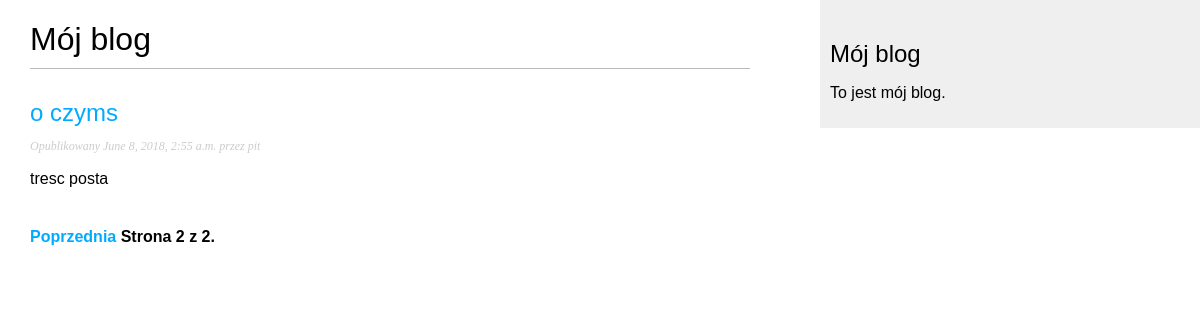
Screenshot of /blog/?page=2 with the database file from the repository.
### blog/models.py (models this page shows, shortened)
class Post(models.Model):
    STATUS_CHOICES = (
        ('draft', 'Roboczny'),
        ('published', 'Opublikowany'),
    )
    title = models.CharField(max_length=250)
    slug = models.SlugField(max_length=250,
                            unique_for_date='publish')
    author = models.ForeignKey(User, related_name='blog_posts')
    body = models.TextField()
    publish = models.DateTimeField(default=timezone.now)
    created = models.DateTimeField(auto_now_add=True)
    updated = models.DateTimeField(auto_now=True)
    status = models.CharField(max_length=10,
                              choices=STATUS_CHOICES,
                              default='draft')
    objects = models.Manager()
    published = PublishedManager()
    class Meta:
        ordering = ('-publish',)
    def get_absolute_url(self):
        return reverse('blog:post_detail',
                       args=[self.publish.year,
                           self.publish.strftime('%m'),
                             self.publish.strftime('%d'),
                             self.slug])

### blog/views.py (the view)
class PostListView(ListView):
    queryset = Post.published.all()
    context_object_name = 'posts'
    paginate_by = 3
    template_name = 'blog/post/list.html'

### blog/templates/blog/post/list.html (shortened to what this page needs)
{% extends 'blog/base.html' %}
{% block content %}
<h1>Mój blog</h1>
{% for post in posts %}
<h2>
    <a href="{{ post.get_absolute_url}}">{{ post.title}}</a>
</h2>
<p class="date">
    Opublikowany {{ post.publish}} przez {{ post.author}}
</p>
{{ post.body|truncatewords:30|linebreaks }}
{% endfor %}
{% include "pagination.html" with page=page_obj %}
{% endblock %}

### blog/static/css/blog.css (style rules this page uses)
body { margin:0; padding:0; font-family:helvetica, sans-serif; }
a { color:#00abff; text-decoration:none; }
h1 { font-weight:normal; border-bottom:1px solid #bbb; padding:0 0 10px 0; }
h2 { font-weight:normal; margin:30px 0 0; }
p.date { color:#ccc; font-family: georgia, serif; font-size: 12px; font-style: italic; }

### rows the page displays
Post: title "o czyms", publish "June 8, 2018, 2:55 a.m.", author "pit", body "tresc posta"

### other values shown
{{ page.number }} "2"
{{ page.paginator.num_pages }} "2"
